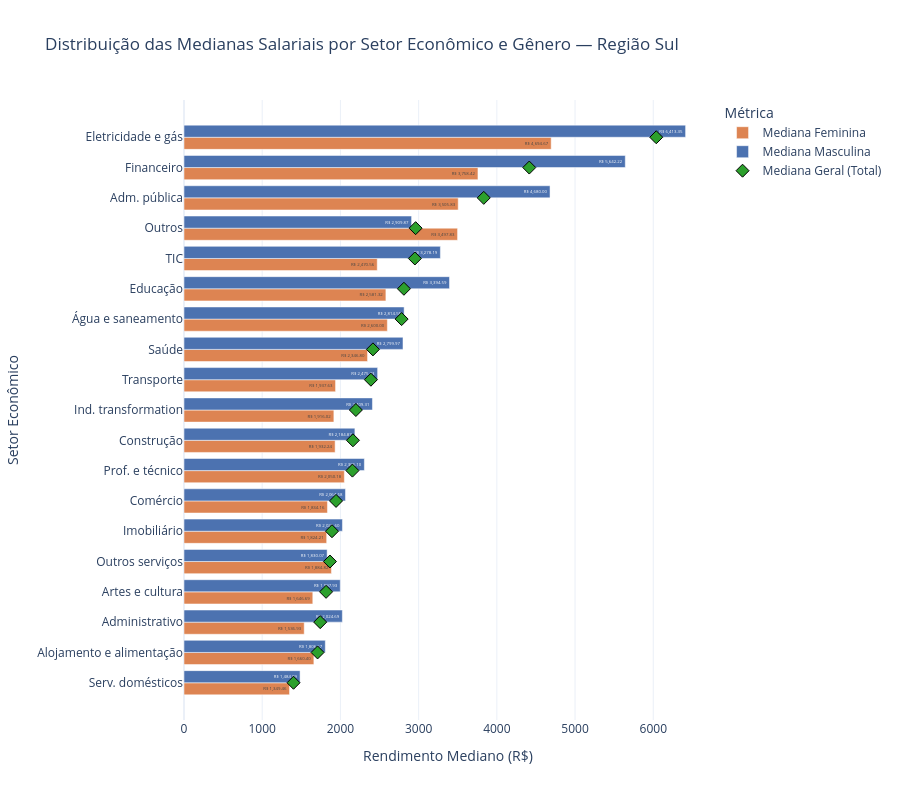

The code cell stored with this chart in its notebook:
### Code cell
import sys
import pathlib
import pandas as pd
import plotly.graph_objects as go

# 1. Configurar caminhos do ambiente
_root = pathlib.Path.cwd()
if not (_root / "config.py").exists():
    _root = _root.parent
if str(_root) not in sys.path:
    sys.path.insert(0, str(_root))

from config import config

# 2. Carregar o arquivo bruto da pasta SILVER para extrair as medianas reais
print("Carregando dados da SILVER (isso pode levar alguns segundos devido ao volume da RAIS)...")
df_bruto = pd.read_csv(config.silver_dir / "rais_limpo.csv", encoding="utf-8")

# 3. Mapeamento das grandes seções do CNAE (Setores) baseado nos códigos subclasse
def mapear_cnae_para_setor(codigo):
    str_coda = str(codigo).zfill(5)
    prefixo = int(str_coda[:2])
    
    if prefixo <= 3: return "Agropecuária"
    elif prefixo <= 9: return "Ind. extrativa"
    elif prefixo <= 33: return "Ind. transformation"
    elif prefixo == 35: return "Eletricidade e gás"
    elif prefixo <= 39: return "Água e saneamento"
    elif prefixo <= 43: return "Construção"
    elif prefixo <= 47: return "Comércio"
    elif prefixo <= 53: return "Transporte"
    elif prefixo <= 56: return "Alojamento e alimentação"
    elif prefixo <= 63: return "TIC"
    elif prefixo <= 66: return "Financeiro"
    elif prefixo == 68: return "Imobiliário"
    elif prefixo <= 75: return "Prof. e técnico"
    elif prefixo <= 82: return "Administrativo"
    elif prefixo == 84: return "Adm. pública"
    elif prefixo == 85: return "Educação"
    elif prefixo <= 88: return "Saúde"
    elif prefixo <= 93: return "Artes e cultura"
    elif prefixo <= 96: return "Outros serviços"
    elif prefixo == 97: return "Serv. domésticos"
    else: return "Outros"

# Aplicar o mapeamento para criar a coluna de Setor legível (Corrigido o nome da função aqui)
df_bruto['Setor'] = df_bruto['cnae_2_subclasse'].apply(mapear_cnae_para_setor)

# 4. Calcular as Medianas (Feminina, Masculina e Geral) por Setor
print("Calculando as medianas salariais por gênero...")

# Mediana por Gênero
df_med_sexo = df_bruto.groupby(['Setor', 'sexo'])['valor_remuneracao_media'].median().reset_index()
df_pivot_med = df_med_sexo.pivot(index='Setor', columns='sexo', values='valor_remuneracao_media').reset_index()

# Garantir padronização das colunas do pivot
col_f = 'Feminino' if 'Feminino' in df_pivot_med.columns else ('feminino' if 'feminino' in df_pivot_med.columns else df_pivot_med.columns[1])
col_m = 'Masculino' if 'Masculino' in df_pivot_med.columns else ('masculino' if 'masculino' in df_pivot_med.columns else df_pivot_med.columns[2])

df_pivot_med = df_pivot_med.rename(columns={
    col_f: 'Mediana Feminina (R$)',
    col_m: 'Mediana Masculina (R$)'
})

# Mediana Geral (Independente de sexo)
df_med_geral = df_bruto.groupby('Setor')['valor_remuneracao_media'].median().reset_index(name='Mediana Geral (R$)')

# Unificar tabelas
df_setor_medianas = df_pivot_med.merge(df_med_geral, on='Setor')

# Ordenar para o gráfico ficar elegante
df_setor_medianas = df_setor_medianas.sort_values(by='Mediana Geral (R$)', ascending=True)

# 5. Exibir a tabela com as medianas reais no console
print("\n=== Tabela Analítica: Medianas Salariais por Setor ===")
display(df_setor_medianas.round(2))

# 6. Construir o gráfico interativo de barras horizontais
fig_medianas = go.Figure()

# Barra da Mediana Feminina
fig_medianas.add_trace(go.Bar(
    y=df_setor_medianas['Setor'],
    x=df_setor_medianas['Mediana Feminina (R$)'],
    name='Mediana Feminina',
    orientation='h',
    marker_color='#DD8452',
    text=df_setor_medianas['Mediana Feminina (R$)'].apply(lambda x: f"R$ {x:,.2f}" if pd.notnull(x) else ""),
    textposition='inside'
))

# Barra da Mediana Masculina
fig_medianas.add_trace(go.Bar(
    y=df_setor_medianas['Setor'],
    x=df_setor_medianas['Mediana Masculina (R$)'],
    name='Mediana Masculina',
    orientation='h',
    marker_color='#4C72B0',
    text=df_setor_medianas['Mediana Masculina (R$)'].apply(lambda x: f"R$ {x:,.2f}" if pd.notnull(x) else ""),
    textposition='inside'
))

# Marcador Losango para a Mediana Geral (Total Combinado)
fig_medianas.add_trace(go.Scatter(
    y=df_setor_medianas['Setor'],
    x=df_setor_medianas['Mediana Geral (R$)'],
    name='Mediana Geral (Total)',
    mode='markers',
    marker=dict(color='#2ca02c', size=10, symbol='diamond', line=dict(width=1, color='black')),
    hovertemplate="Setor: %{y}<br>Mediana Geral: R$ %{x:,.2f}"
))

# Ajustes estéticos finais
fig_medianas.update_layout(
    title="Distribuição das Medianas Salariais por Setor Econômico e Gênero — Região Sul",
    xaxis_title="Rendimento Mediano (R$)",
    yaxis_title="Setor Econômico",
    barmode='group',
    template="plotly_white",
    height=800,
    legend_title_text="Métrica",
    hovermode="y unified"
)

fig_medianas.show()

### Figure 1 — Plotly figure (JSON) as saved in the notebook; plotly's stock layout.template omitted (floating-point values rounded to 4 significant figures)
{"data": [{"marker": {"color": "#DD8452"}, "name": "Mediana Feminina", "orientation": "h", "text": ["R$ 1,349.46", "R$ 1,660.40", "R$ 1,536.93", "R$ 1,646.69", "R$ 1,884.82", "R$ 1,824.21", "R$ 1,834.16", "R$ 2,050.18", "R$ 1,932.24", "R$ 1,916.02", "R$ 1,937.63", "R$ 2,346.80", "R$ 2,600.00", "R$ 2,581.32", "R$ 2,470.56", "R$ 3,497.83", "R$ 3,505.83", "R$ 3,758.42", "R$ 4,694.67"], "textposition": "inside", "type": "bar", "x": [1349.0, 1660.0, 1537.0, 1647.0, 1885.0, 1824.0, 1834.0, 2050.0, 1932.0, 1916.0, 1938.0, 2347.0, 2600.0, 2581.0, 2471.0, 3498.0, 3506.0, 3758.0, 4695.0], "y": ["Serv. domésticos", "Alojamento e alimentação", "Administrativo", "Artes e cultura", "Outros serviços", "Imobiliário", "Comércio", "Prof. e técnico", "Construção", "Ind. transformation", "Transporte", "Saúde", "Água e saneamento", "Educação", "TIC", "Outros", "Adm. pública", "Financeiro", "Eletricidade e gás"]}, {"marker": {"color": "#4C72B0"}, "name": "Mediana Masculina", "orientation": "h", "text": ["R$ 1,484.09", "R$ 1,806.67", "R$ 2,024.69", "R$ 1,997.93", "R$ 1,830.07", "R$ 2,025.60", "R$ 2,064.58", "R$ 2,306.10", "R$ 2,184.87", "R$ 2,409.31", "R$ 2,475.43", "R$ 2,799.97", "R$ 2,814.55", "R$ 3,394.59", "R$ 3,278.19", "R$ 2,909.87", "R$ 4,680.00", "R$ 5,642.22", "R$ 6,413.35"], "textposition": "inside", "type": "bar", "x": [1484.0, 1807.0, 2025.0, 1998.0, 1830.0, 2026.0, 2065.0, 2306.0, 2185.0, 2409.0, 2475.0, 2800.0, 2815.0, 3395.0, 3278.0, 2910.0, 4680.0, 5642.0, 6413.0], "y": ["Serv. domésticos", "Alojamento e alimentação", "Administrativo", "Artes e cultura", "Outros serviços", "Imobiliário", "Comércio", "Prof. e técnico", "Construção", "Ind. transformation", "Transporte", "Saúde", "Água e saneamento", "Educação", "TIC", "Outros", "Adm. pública", "Financeiro", "Eletricidade e gás"]}, {"hovertemplate": "Setor: %{y}<br>Mediana Geral: R$ %{x:,.2f}", "marker": {"color": "#2ca02c", "line": {"color": "black", "width": 1}, "size": 10, "symbol": "diamond"}, "mode": "markers", "name": "Mediana Geral (Total)", "type": "scatter", "x": [1400.0, 1708.0, 1742.0, 1816.0, 1866.0, 1892.0, 1944.0, 2154.0, 2160.0, 2198.0, 2390.0, 2416.0, 2783.0, 2812.0, 2952.0, 2961.0, 3833.0, 4415.0, 6038.0], "y": ["Serv. domésticos", "Alojamento e alimentação", "Administrativo", "Artes e cultura", "Outros serviços", "Imobiliário", "Comércio", "Prof. e técnico", "Construção", "Ind. transformation", "Transporte", "Saúde", "Água e saneamento", "Educação", "TIC", "Outros", "Adm. pública", "Financeiro", "Eletricidade e gás"]}], "layout": {"barmode": "group", "height": 800, "hovermode": "y unified", "legend": {"title": {"text": "Métrica"}}, "title": {"text": "Distribuição das Medianas Salariais por Setor Econômico e Gênero — Região Sul"}, "xaxis": {"title": {"text": "Rendimento Mediano (R$)"}}, "yaxis": {"title": {"text": "Setor Econômico"}}}}
